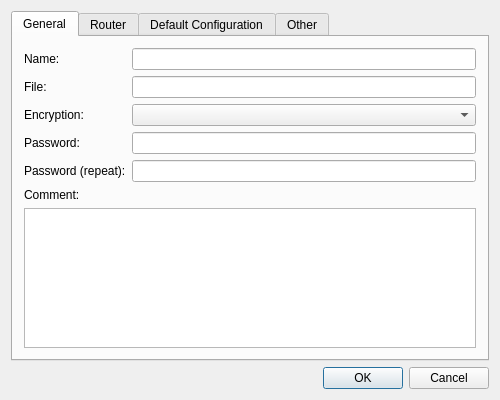
<?xml version="1.0" encoding="UTF-8"?>
<ui version="4.0">
 <class>AddressBookDialog</class>
 <widget class="QDialog" name="AddressBookDialog">
  <property name="windowModality">
   <enum>Qt::WindowModality::WindowModal</enum>
  </property>
  <property name="geometry">
   <rect>
    <x>0</x>
    <y>0</y>
    <width>500</width>
    <height>400</height>
   </rect>
  </property>
  <property name="windowTitle">
   <string>Address Book Properties</string>
  </property>
  <layout class="QVBoxLayout" name="verticalLayout_6">
   <item>
    <widget class="QTabWidget" name="tab_widget">
     <property name="currentIndex">
      <number>0</number>
     </property>
     <widget class="QWidget" name="tab_general">
      <attribute name="title">
       <string>General</string>
      </attribute>
      <layout class="QVBoxLayout" name="verticalLayout_4">
       <item>
        <layout class="QHBoxLayout" name="horizontalLayout">
         <item>
          <layout class="QVBoxLayout" name="verticalLayout_2">
           <item>
            <widget class="QLabel" name="label_name">
             <property name="text">
              <string>Name:</string>
             </property>
            </widget>
           </item>
           <item>
            <widget class="QLabel" name="label_file">
             <property name="text">
              <string>File:</string>
             </property>
            </widget>
           </item>
           <item>
            <widget class="QLabel" name="label_encryption">
             <property name="text">
              <string>Encryption:</string>
             </property>
            </widget>
           </item>
           <item>
            <widget class="QLabel" name="label_password">
             <property name="text">
              <string>Password:</string>
             </property>
            </widget>
           </item>
           <item>
            <widget class="QLabel" name="label_password_repeat">
             <property name="text">
              <string>Password (repeat):</string>
             </property>
            </widget>
           </item>
          </layout>
         </item>
         <item>
          <layout class="QVBoxLayout" name="verticalLayout">
           <item>
            <widget class="QLineEdit" name="edit_name">
             <property name="maxLength">
              <number>64</number>
             </property>
            </widget>
           </item>
           <item>
            <widget class="QLineEdit" name="edit_file">
             <property name="readOnly">
              <bool>true</bool>
             </property>
            </widget>
           </item>
           <item>
            <widget class="QComboBox" name="combo_encryption"/>
           </item>
           <item>
            <widget class="QLineEdit" name="edit_password">
             <property name="maxLength">
              <number>64</number>
             </property>
             <property name="echoMode">
              <enum>QLineEdit::EchoMode::Password</enum>
             </property>
            </widget>
           </item>
           <item>
            <widget class="QLineEdit" name="edit_password_repeat">
             <property name="maxLength">
              <number>64</number>
             </property>
             <property name="echoMode">
              <enum>QLineEdit::EchoMode::Password</enum>
             </property>
            </widget>
           </item>
          </layout>
         </item>
        </layout>
       </item>
       <item>
        <layout class="QVBoxLayout" name="verticalLayout_3">
         <item>
          <widget class="QLabel" name="label_comment">
           <property name="text">
            <string>Comment:</string>
           </property>
          </widget>
         </item>
         <item>
          <widget class="QPlainTextEdit" name="edit_comment"/>
         </item>
        </layout>
       </item>
      </layout>
     </widget>
     <widget class="QWidget" name="tab_router">
      <attribute name="title">
       <string>Router</string>
      </attribute>
      <layout class="QVBoxLayout" name="verticalLayout_5">
       <item>
        <widget class="QCheckBox" name="checkbox_use_router">
         <property name="text">
          <string>Use a router</string>
         </property>
        </widget>
       </item>
       <item>
        <layout class="QFormLayout" name="formLayout">
         <item row="0" column="0">
          <widget class="QLabel" name="label_router_address">
           <property name="text">
            <string>Address:</string>
           </property>
          </widget>
         </item>
         <item row="0" column="1">
          <widget class="QLineEdit" name="edit_router_address">
           <property name="maxLength">
            <number>64</number>
           </property>
          </widget>
         </item>
         <item row="1" column="0">
          <widget class="QLabel" name="label_router_username">
           <property name="text">
            <string>User Name:</string>
           </property>
          </widget>
         </item>
         <item row="1" column="1">
          <widget class="QLineEdit" name="edit_router_username">
           <property name="maxLength">
            <number>64</number>
           </property>
          </widget>
         </item>
         <item row="2" column="0">
          <widget class="QLabel" name="label_router_password">
           <property name="text">
            <string>Password:</string>
           </property>
          </widget>
         </item>
         <item row="2" column="1">
          <layout class="QHBoxLayout" name="horizontalLayout_4">
           <item>
            <widget class="QLineEdit" name="edit_router_password">
             <property name="maxLength">
              <number>64</number>
             </property>
             <property name="echoMode">
              <enum>QLineEdit::EchoMode::Password</enum>
             </property>
            </widget>
           </item>
           <item>
            <widget class="QPushButton" name="button_show_password">
             <property name="text">
              <string/>
             </property>
             <property name="icon">
              <iconset resource="../common/resources/common.qrc">
               <normaloff>:/img/show-password.svg</normaloff>:/img/show-password.svg</iconset>
             </property>
             <property name="checkable">
              <bool>true</bool>
             </property>
            </widget>
           </item>
          </layout>
         </item>
        </layout>
       </item>
       <item>
        <spacer name="verticalSpacer_2">
         <property name="orientation">
          <enum>Qt::Orientation::Vertical</enum>
         </property>
         <property name="sizeHint" stdset="0">
          <size>
           <width>20</width>
           <height>127</height>
          </size>
         </property>
        </spacer>
       </item>
       <item>
        <widget class="QLabel" name="label_2">
         <property name="text">
          <string>A router is required to connect to a computer if there is no direct connection (bypass NAT). Aspia does not provide a public router, but you can install your own. You can download the router on the &lt;a href=&quot;https://aspia.org&quot;&gt;official website&lt;/a&gt;.</string>
         </property>
         <property name="alignment">
          <set>Qt::AlignmentFlag::AlignJustify|Qt::AlignmentFlag::AlignVCenter</set>
         </property>
         <property name="wordWrap">
          <bool>true</bool>
         </property>
         <property name="openExternalLinks">
          <bool>true</bool>
         </property>
        </widget>
       </item>
      </layout>
     </widget>
     <widget class="QWidget" name="tab_default_config">
      <attribute name="title">
       <string>Default Configuration</string>
      </attribute>
      <layout class="QVBoxLayout" name="verticalLayout_7">
       <item>
        <widget class="QSplitter" name="splitter">
         <property name="styleSheet">
          <string notr="true">QSplitter::handle {
background-color: transparent;
}</string>
         </property>
         <property name="orientation">
          <enum>Qt::Orientation::Horizontal</enum>
         </property>
         <property name="childrenCollapsible">
          <bool>false</bool>
         </property>
         <widget class="QTreeWidget" name="tree_category">
          <property name="sizePolicy">
           <sizepolicy hsizetype="Expanding" vsizetype="Expanding">
            <horstretch>0</horstretch>
            <verstretch>0</verstretch>
           </sizepolicy>
          </property>
          <property name="showDropIndicator" stdset="0">
           <bool>false</bool>
          </property>
          <property name="selectionBehavior">
           <enum>QAbstractItemView::SelectionBehavior::SelectItems</enum>
          </property>
          <property name="rootIsDecorated">
           <bool>false</bool>
          </property>
          <property name="expandsOnDoubleClick">
           <bool>false</bool>
          </property>
          <attribute name="headerVisible">
           <bool>false</bool>
          </attribute>
          <column>
           <property name="text">
            <string notr="true"/>
           </property>
          </column>
         </widget>
         <widget class="QWidget" name="widget" native="true">
          <property name="sizePolicy">
           <sizepolicy hsizetype="Preferred" vsizetype="Preferred">
            <horstretch>1</horstretch>
            <verstretch>0</verstretch>
           </sizepolicy>
          </property>
         </widget>
        </widget>
       </item>
      </layout>
     </widget>
     <widget class="QWidget" name="tab_other">
      <attribute name="title">
       <string>Other</string>
      </attribute>
      <layout class="QVBoxLayout" name="verticalLayout_8">
       <item>
        <layout class="QHBoxLayout" name="horizontalLayout_2">
         <item>
          <widget class="QLabel" name="label_display_name">
           <property name="text">
            <string>Display name when connected:</string>
           </property>
          </widget>
         </item>
         <item>
          <widget class="QLineEdit" name="edit_display_name">
           <property name="maxLength">
            <number>16</number>
           </property>
           <property name="placeholderText">
            <string>Enter a name or leave the field empty</string>
           </property>
          </widget>
         </item>
        </layout>
       </item>
       <item>
        <spacer name="verticalSpacer">
         <property name="orientation">
          <enum>Qt::Orientation::Vertical</enum>
         </property>
         <property name="sizeHint" stdset="0">
          <size>
           <width>20</width>
           <height>269</height>
          </size>
         </property>
        </spacer>
       </item>
      </layout>
     </widget>
    </widget>
   </item>
   <item>
    <widget class="QDialogButtonBox" name="button_box">
     <property name="standardButtons">
      <set>QDialogButtonBox::StandardButton::Cancel|QDialogButtonBox::StandardButton::Ok</set>
     </property>
    </widget>
   </item>
  </layout>
 </widget>
 <layoutdefault spacing="6" margin="11"/>
 <resources>
  <include location="../common/resources/common.qrc"/>
 </resources>
 <connections/>
</ui>
